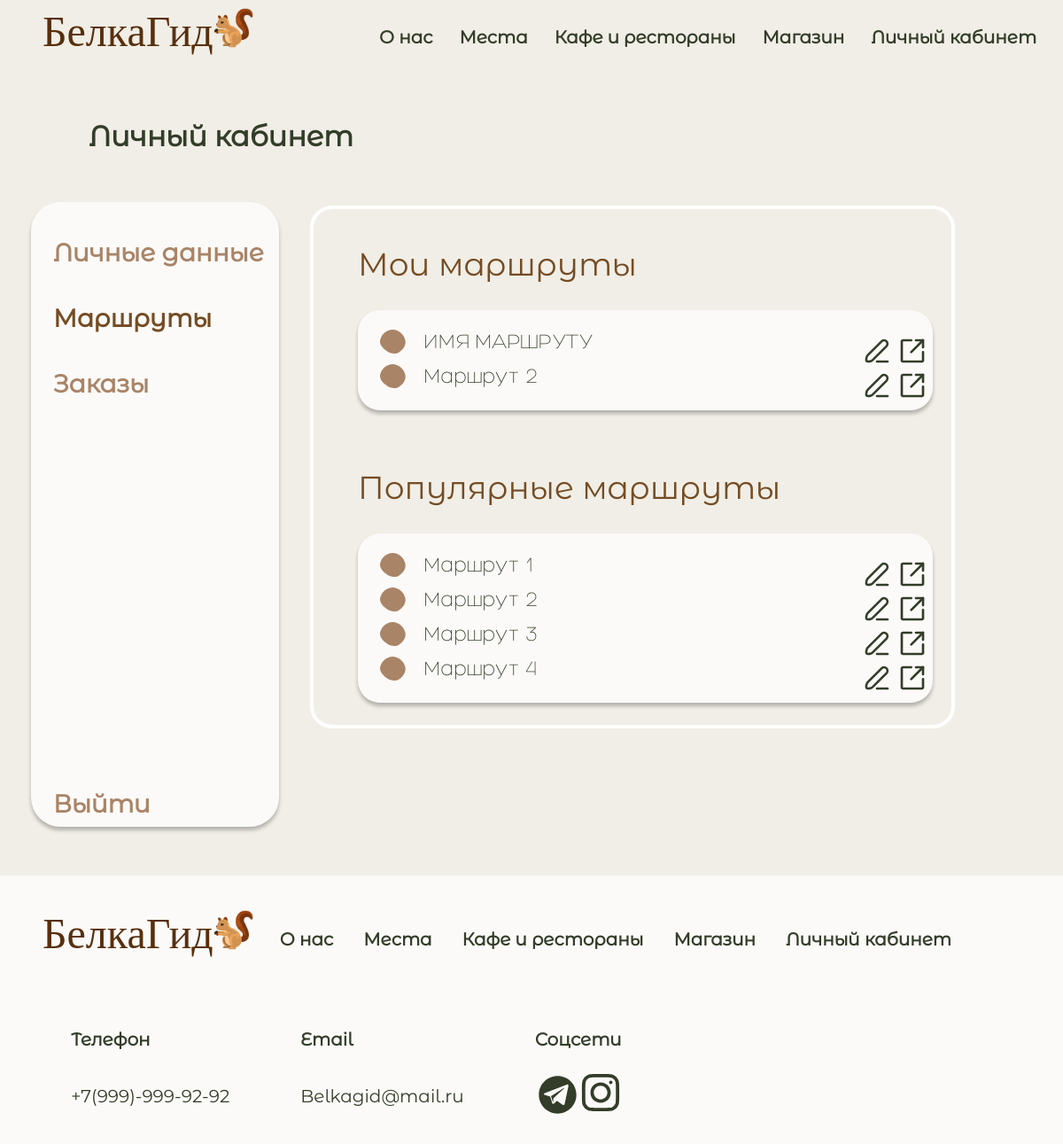
The page /profile/routes (signed in) on the database as committed earlier.
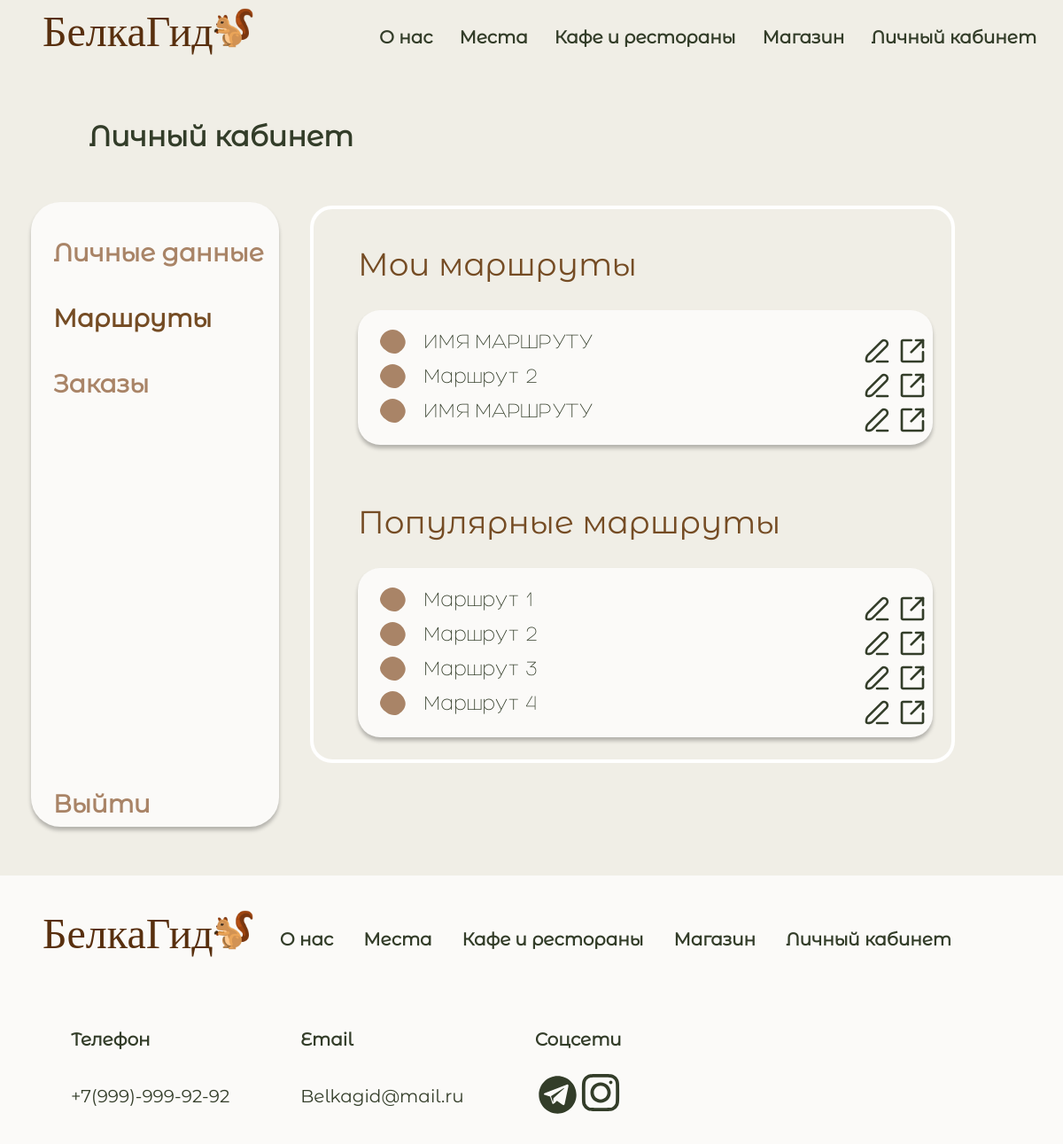
The same page on the database as committed later.
### belka/models.py (models this page shows, shortened)
class Route(models.Model):
    name = models.TextField()
    short_description = models.TextField()
    rating = models.FloatField()
    votes = models.IntegerField()
    creator = models.IntegerField()
    marshrut = models.TextField()

### belka/views.py (the view)
# urls.py: path('profile/routes', profile_routes_page),
@login_required
def profile_routes_page(request):
    routes = serializers.serialize("json", Route.objects.all().order_by('rating').reverse())
    places = Place.objects.all()
    for place in places:
        place.image = place.image.replace("static/", "")
    places = serializers.serialize("json", Place.objects.all())
    context = {
        'routes': routes,
        'places': places,
        'personalRoutes': Route.objects.filter(creator=request.user.id)
    }
    return render(request, 'marsruty.html', context)

### templates/marsruty.html (shortened to what the changed rows need)
{% load static %}
<!DOCTYPE html>
<html>
<head>
    <link rel="stylesheet" href="{% static 'css/main.css' %}">
    <link rel="stylesheet" href="{% static 'css/main1.css' %}">
    <link rel="stylesheet" href="{% static 'css/main2.css' %}">
    <link rel="stylesheet" href="{% static 'css/main3.css' %}">
    <link rel="stylesheet" href="{% static 'css/main4.css' %}">
</head>
<body>
<div class="wrapper">
    <div class="content">
        <div class="dannie">
            <div class="namekab">
                <h1>Личный кабинет</h1>
            </div>
            <div class="marsruty">
                <h1>Мои маршруты</h1>
                <div class="marshr">
                    {% for personal_route in personalRoutes %}
                        <div class="namemarshr">
                            <p>{{ personal_route.name }}</p>
                            <svg class="edit1" viewBox="0 0 37 37" onclick="openEdit({{ personal_route.id }})"
                                 fill="none" xmlns="http://www.w3.org/2000/svg">
                                <path d="M31.0635 12.2407L12.7639 30.5403C11.1297 32.1899 6.24265 32.9452 5.05557 31.8506C3.86849 30.756 4.73179 25.8691 6.36596 24.2195L24.6656 5.9199C25.5105 5.11516 26.6367 4.67264 27.8035 4.68686C28.9702 4.70109 30.0851 5.17092 30.9102 5.99602C31.7353 6.82111 32.2052 7.9361 32.2194 9.10287C32.2338 10.2696 31.7911 11.3957 30.9864 12.2407H31.0635Z"
                                      stroke="#333D29" stroke-width="3" stroke-linecap="round" stroke-linejoin="round"/>
                                <path d="M32.375 32.375H18.5" stroke="#333D29" stroke-width="3" stroke-linecap="round"
                                      stroke-linejoin="round"/>
                            </svg>
                        </div>
                    {% endfor %}
                </div>
                <h1>Популярные маршруты </h1>
            </div>
        </div>
        <div class="footer">
            <div class="logo">
                <div class="svyzi">
                    <div class="svyz">
                        <h1>Телефон</h1>
                        <h2>+7(999)-999-92-92</h2>
                    </div>
                    <div class="svyz">
                        <h1>Email</h1>
                        <h2>Belkagid@mail.ru</h2>
                    </div>
                    <div class="svyz">
                        <h1>Соцсети</h1>
                    </div>
                </div>
            </div>
        </div>
</body>
</html>

Rows that differ between the two databases and show on the page:
added Route: name "ИМЯ МАРШРУТУ"
